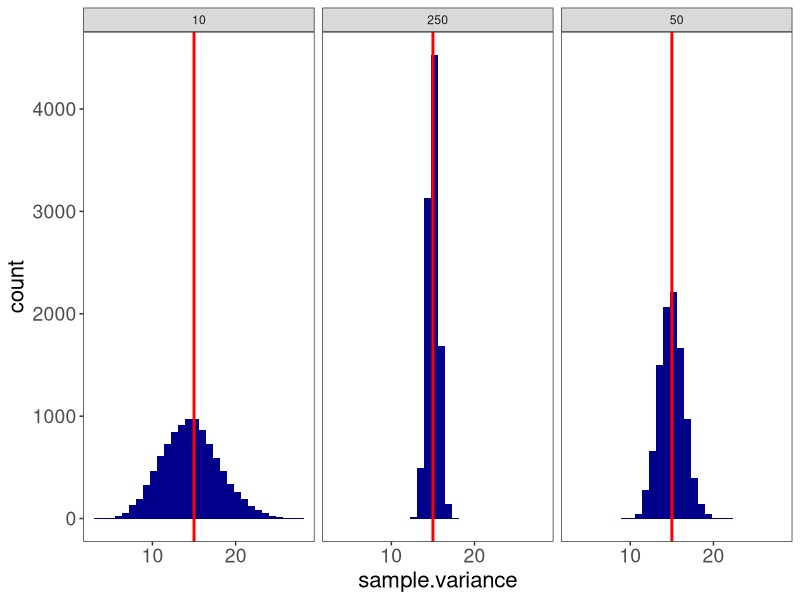
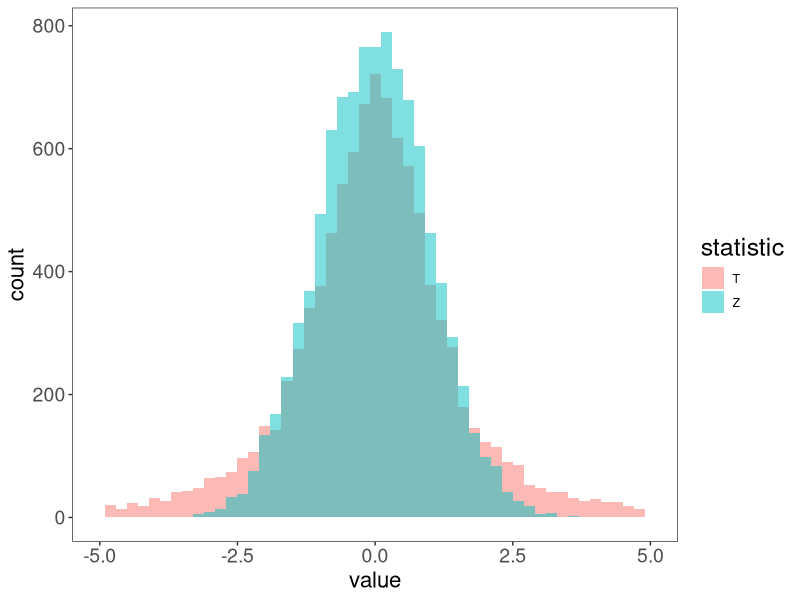
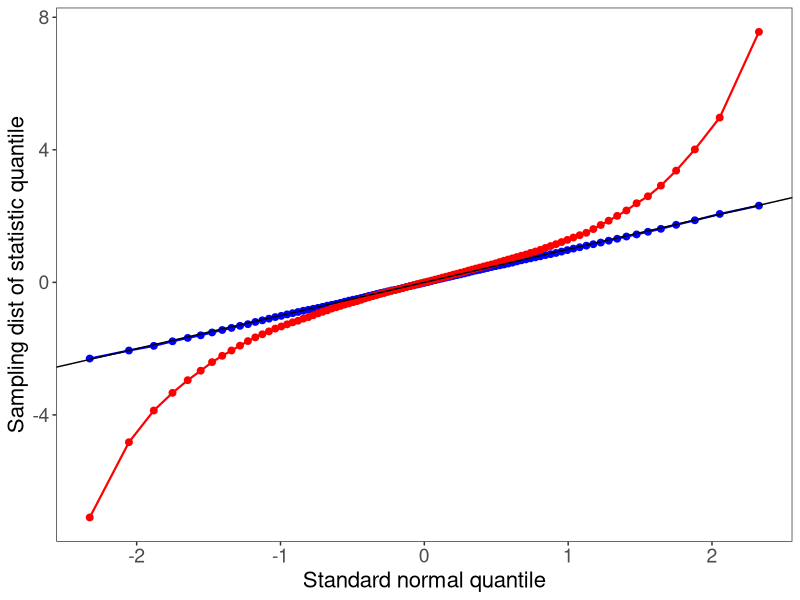
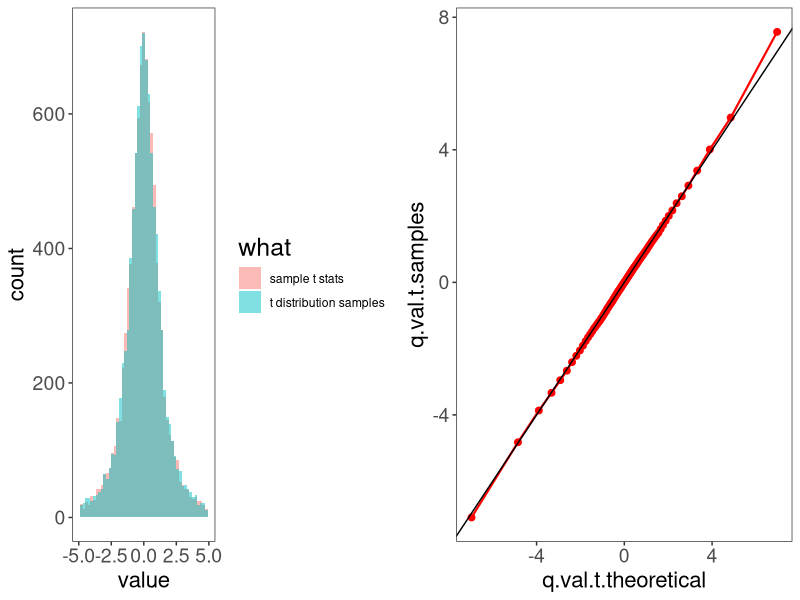
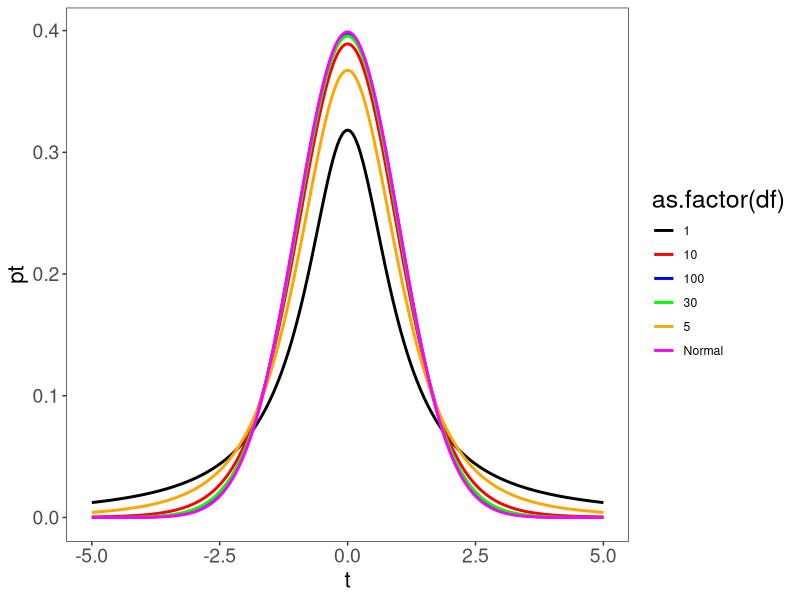

Source code (R) for these figures, in order:
## ---- chunk 1
# library(knitr)
# opts_chunk$set(dev=c("png","pdf"),
#                fig.width=5,
#                fig.height=3,
#                dpi=300,
#                fig.show="hold",
#                fig.lp="fig:",
#                cache=TRUE,
#                par=TRUE,
#                echo=TRUE,
#                message=FALSE,
#                warning=FALSE)
library(ggplot2)
my_theme <- theme_bw() + 
  theme(panel.grid = element_blank(), 
        panel.background = element_rect(fill = "transparent", color=NA),
        plot.background = element_rect(fill="transparent", color=NA),
        axis.text = element_text(size=14),
        title = element_text(size=18),
        axis.title = element_text(size=16))
## ---- chunk 2
sample.n = function(n){rnorm(n, 100, 15)}
df.sample.var = rbind(data.frame(sample.variance=replicate(10000,sd(sample.n(10))), n="10"),
                      data.frame(sample.variance=replicate(10000,sd(sample.n(50))), n="50"),
                      data.frame(sample.variance=replicate(10000,sd(sample.n(250))), n="250"))
ggplot(df.sample.var, aes(x=sample.variance))+facet_grid(.~n)+
  geom_histogram(fill="darkblue")+
  geom_vline(xintercept=15, size=1, color="red")+ # true population variance.
  my_theme # consult visualization notes on how to make a plot theme.
## ---- chunk 3
mu.x = 100  # population value
sd.x = 15   # population value
n = 3       # small sample size to highlight t distribution tails
sample.n = function(n){rnorm(n, mu.x, sd.x)}
calculate.t = function(x){(mean(x) - mu.x)/(sd(x)/sqrt(length(x)))} # uses sample sd
calculate.z = function(x){(mean(x) - mu.x)/(sd.x /sqrt(length(x)))} # uses population sd

sample.ts = replicate(10000, calculate.t(sample.n(n)))
sample.zs = replicate(10000, calculate.z(sample.n(n)))

df = rbind(data.frame(value=sample.ts, statistic="T"),
           data.frame(value=sample.zs, statistic="Z"))

ggplot(df, aes(x=value, fill=statistic))+
  geom_histogram(position="identity", binwidth=0.2, alpha=0.5)+
  scale_x_continuous(limits=c(-5,5))+
  my_theme # consult visualization notes on how to make a plot theme.
## ---- chunk 4
qs = seq(0.01, 0.99, by=0.01)
df.qs = data.frame(quantile.P = qs,
                   q.val.Normal = qnorm(qs),
                   q.val.t = quantile(sample.ts,qs),
                   q.val.z = quantile(sample.zs,qs))
ggplot(df.qs, aes(q.val.Normal, q.val.z))+
  geom_point(col="blue", cex=2)+
  geom_line(col='blue', size=0.75)+
  geom_point(aes(y=q.val.t), col="red", cex=2)+
  geom_line(aes(y=q.val.t), col='red', size=0.75)+
  geom_abline(position="identity")+
  xlab("Standard normal quantile")+
  ylab("Sampling dist of statistic quantile")+
  my_theme
## ---- chunk 5
df = rbind(data.frame(value=sample.ts, what="sample t stats"),
           data.frame(value=rt(length(sample.ts), n-1), what="t distribution samples"))

g1 = ggplot(df, aes(x=value, fill=what))+
  geom_histogram(position="identity", binwidth=0.2, alpha=0.5)+
  scale_x_continuous(limits=c(-5,5))+
  my_theme # consult visualization notes on how to make a plot theme.

qs = seq(0.01, 0.99, by=0.01)
df.qs = data.frame(quantile.P = qs,
                   q.val.t.theoretical = qt(qs,n-1),
                   q.val.t.samples = quantile(sample.ts,qs))
g2 = ggplot(df.qs, aes(q.val.t.theoretical, q.val.t.samples))+
  geom_point(col="red", cex=2)+
  geom_line(col='red', size=0.75)+
  geom_abline(position="identity")+
  my_theme
library(gridExtra)

grid.arrange(g1,g2,ncol=2)
## ---- chunk 6
t = seq(-5,5,by=0.05)
df = rbind(data.frame(t=t, pt=dnorm(t), df="Normal"),
           data.frame(t=t, pt=dt(t,100), df="100"),
           data.frame(t=t, pt=dt(t,30), df="30"),
           data.frame(t=t, pt=dt(t,10), df="10"),
           data.frame(t=t, pt=dt(t,3), df="5"),
           data.frame(t=t, pt=dt(t,1), df="1"))
ggplot(df, aes(x=t,y=pt,color=as.factor(df)))+
  geom_line(position="identity", size=1)+
  scale_color_manual(values = c("black", "red", "blue", "green", "orange", "magenta"))+
  my_theme
